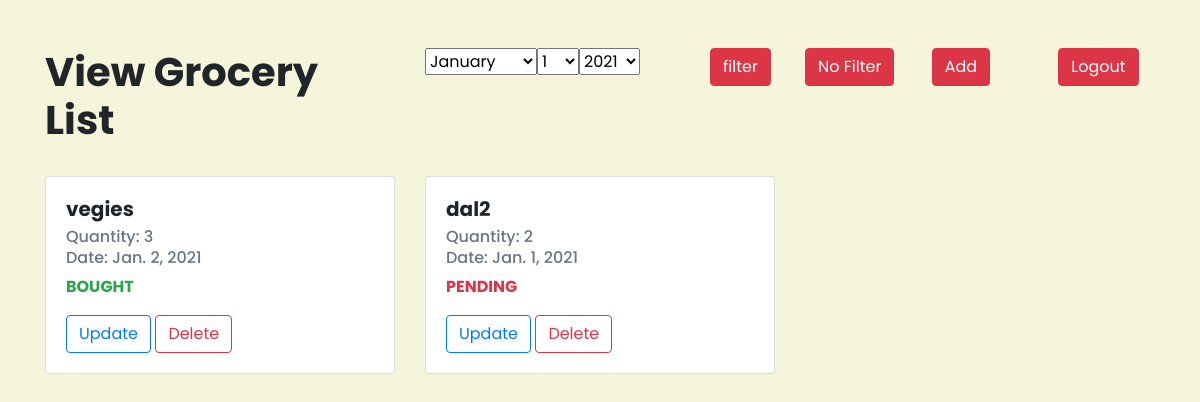
The app's page / (signed in), older data.
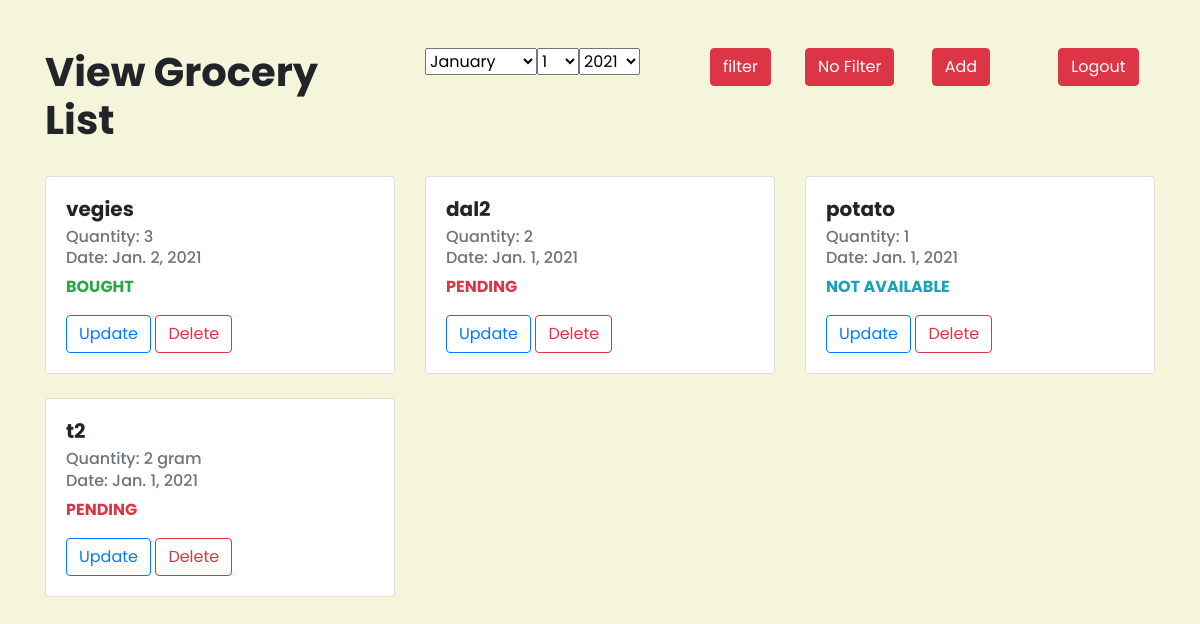
The same page, newer data.
### grocery/models.py (models this page shows)
class Grocery(models.Model):
    user = models.ForeignKey(User, on_delete=models.CASCADE)
    name = CharField(max_length=50, null=False, blank=False)
    quantity = CharField(max_length=50, null=False, blank=False)
    status = CharField(max_length=1, choices=CHOICES)
    date = DateField(null=False, blank=False)

### grocery/views.py (the view)
# urls.py: path("", views.index, name="index"),
@login_required(login_url="/login")
def index(request):
    if request.method == "POST":
        f = FilterGrocery(request.POST)
        if f.is_valid():
            groceries = Grocery.objects.all().filter(user=request.user, date=f.cleaned_data["date_filter"])
            context = {"groceries": groceries, "form": f}
        else:
            error = f.errors
            groceries = Grocery.objects.all().filter(user=request.user)
            context = {"groceries": groceries, "form": f, "error": error}
    else:
        groceries = Grocery.objects.all().filter(user=request.user)
        f = FilterGrocery()
        context = {"groceries": groceries, "form": f}
    return render(request, "index.html", context)

### grocery/forms.py
class FilterGrocery(forms.Form):
    date_filter = forms.DateField(widget=forms.SelectDateWidget())

### grocery/templates/index.html (shortened to what this page needs)
{% load static %}
<html>
<head>
    <link rel="stylesheet" href="https://maxcdn.bootstrapcdn.com/bootstrap/4.4.1/css/bootstrap.min.css">
    <link rel="stylesheet" href="{% static 'grocery/css/style.css' %}">
</head>
<body>
    <div class="container mt-5">
        <div class="row">
            <div class="col-lg-4">
                <h1>View Grocery List</h1>
            </div>
            <div class="col-lg-8">
                <div class="row">
                    <form class="col-lg-6" action="/" method="post">
                        <div class="row">
                            <div class="col-lg-9">
                                {{form.date_filter}}
                            </div>
                            <div class="col-lg-3">
                                <input type="submit" class="btn btn-danger" value="filter">
                            </div>
                        </div>
                    </form>
                    <div class="col-lg-2">
                        <a href="/" role="button" class="btn text-nowrap btn-danger">No Filter</a>
                    </div>
                    <div class="col-lg-2">
                        <a href="/add" role="button" class="btn btn-danger">Add</a>
                    </div>
                    <div class="col-lg-2">
                        <a href="/logout" role="button" class="btn btn-danger mr-2">Logout</a>
                    </div>
                </div>
            </div>
        </div>
        {% if groceries %}
        <div class="row row-cols-3">
            {% for row in groceries %}
            <div class="col mt-4">
                <div class="card">
                    <div class="card-body">
                        <h5 class="card-title">{{row.name}}</h5>
                        <h6 class="card-subtitle mb-2 text-muted">Quantity: {{ row.quantity }}</h6>
                        <h6 class="card-subtitle mb-2 text-muted">Date: {{row.date}}</h6>
                        {%if row.status == '0' %}
                        <p class="font-weight-bold text-danger">PENDING</p>
                        {% elif row.status == '1' %}
                        <p class="font-weight-bold text-success">BOUGHT</p>
                        {% else %}
                        <p class="font-weight-bold text-info">NOT AVAILABLE</p>
                        {%endif%}
                        <a class="mx-auto btn btn-outline-primary" role="button" href="/update/{{row.id}}">Update</a>
                        <a class="mx-auto btn btn-outline-danger" role="button" href="/delete/{{row.id}}">Delete</a>
                    </div>
                </div>
            </div>
            {% endfor %}
        </div>
        {% else %}
        <p>No groceries found.</p>
        {% endif %}
    </div>
</body>
</html>

### grocery/static/grocery/css/style.css (style rules this page uses)
body { font-family: 'Poppins', sans-serif; font-weight: 300; background-color: beige; }
h1, h2, h3, h4, h5 { font-family: 'Poppins', sans-serif; font-weight: 700; }

Row changes from the older to the newer data that the page shows:
added Grocery: name "potato", quantity "1", date "Jan. 1, 2021", status "NOT AVAILABLE"
added Grocery: name "t2", quantity "2 gram", date "Jan. 1, 2021", status "PENDING"
